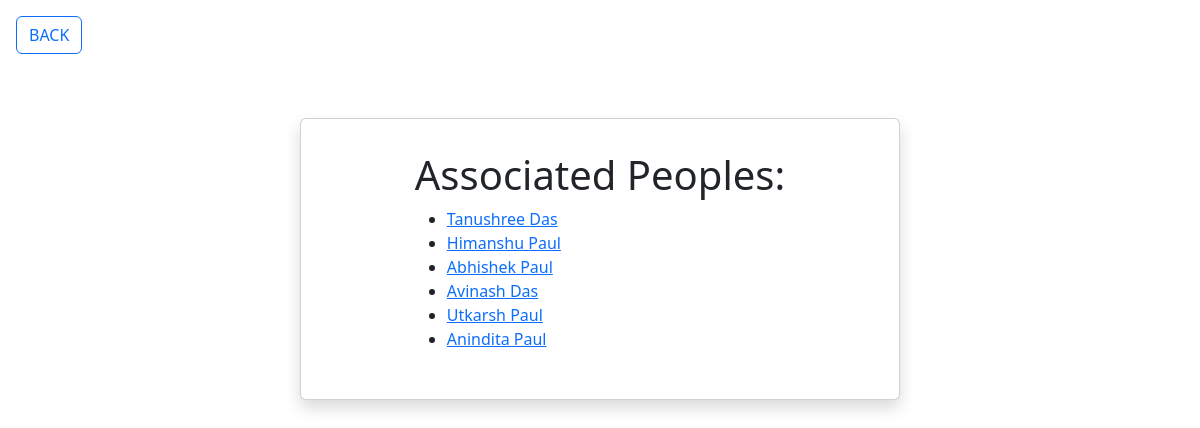
Before: /members/ with the older database file.
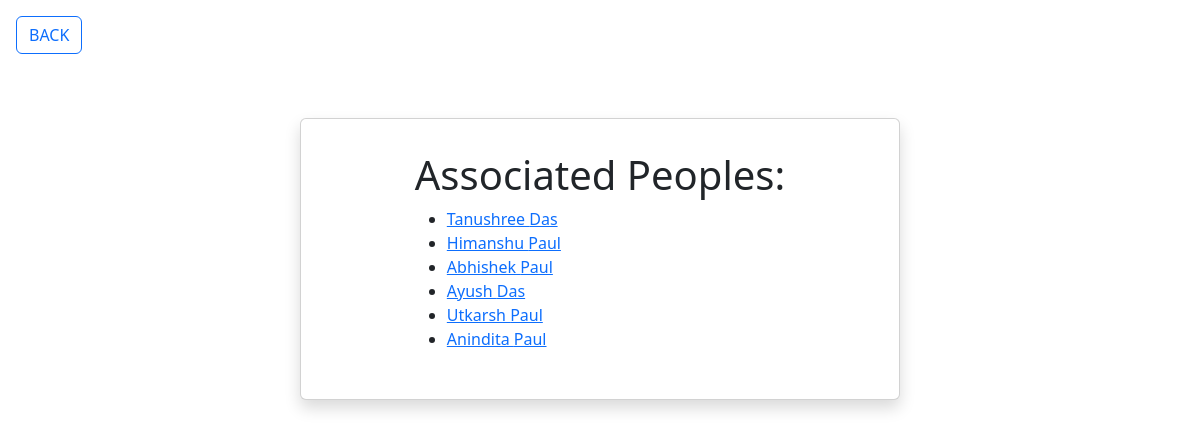
After: the same page with the newer database file.
### hakuna_/models.py (models this page shows)
class Member(models.Model):
    firstname = models.CharField(max_length = 255)
    lastname = models.CharField(max_length = 255)
    age = models.IntegerField(null = True)
    student = models.BooleanField(default=False, null = True)

### hakuna_/views.py (the view)
# urls.py: path('members/', views.members, name='members'),
def members(request):
  mypeoples = Member.objects.all().values()
  template = loader.get_template('peoples.html')
  context = {
    'mypeoples': mypeoples,
  }
  return HttpResponse(template.render(context, request))

### hakuna_/templates/peoples.html (shortened to what this page needs)
<html lang="en">
  <head>
    <link
      href="https://cdn.jsdelivr.net/npm/bootstrap@5.3.3/dist/css/bootstrap.min.css"
      rel="stylesheet"
    />
  </head>
  <body>
    {% extends "index.html" %}
    {% block content %}
    <a href="/" class="btn btn-outline-primary m-3">BACK</a>
    <div class="card shadow w-50 mx-auto mt-5 p-3 d-flex justify-content-center align-items-center" style="width: 50%">
      <div class="card-body">
          <h1>Associated Peoples:</h1>
          <ul>
            {% for x in mypeoples %}
            <li><a href="details/{{x.id}}">{{x.firstname}} {{x.lastname}}</a></li>
            {% endfor %}
          </ul>
      </div>
    </div>
    {% endblock %}

Changed rows visible on the page:
changed Member: firstname "Avinash" → "Ayush"
